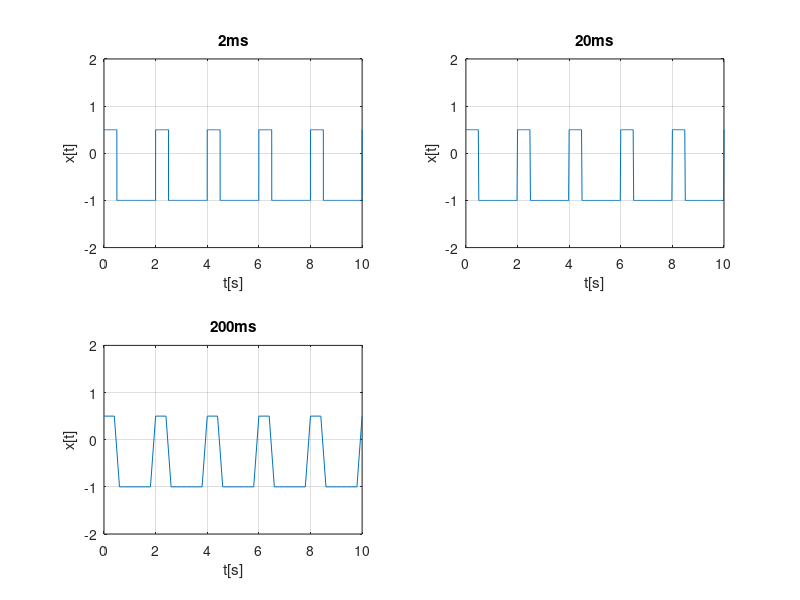

Write MATLAB code to recreate this figure.
%Tema_de_casa_Ex_1
%2ms
i=input('Cate perioade vreti sa apara in reprezentarea grafica?')%citesc de la tastatura o variabila in care sa stochez numarul de perioade pe care vrea sa le reprezint grafic
t=0:0.002:2*i;%rezolutia temporara.t este initial 0,pasul este 0.002(2ms),in final t va atinge valoarea 2(o perioada are 2s)inmultit cu numarul de perioade pe care vreau sa-l reprezint
f=0.5;%f=1/T
w=2*pi*f;%pulsatia
duty=25;%factor de umplere
nivel_maxim=0.5;
nivel_minim=-1;
a=(nivel_maxim-nivel_minim)/2;%amplitudinea semnalului si va da 0.75
cc=0.25;%componenta continua astfel incat semnalul nostru sa atinga maximul in 0,5 si minimul in -1
x=a*square(w*t,duty)-cc; %functie semnal dreptunghiular
subplot(221);%functia subplot imi imparte fereastra grafica in 4 miniferestre( o matrice cu 2 linii si 2 coloane)
plot(t,x),grid,xlabel('t[s]'),ylabel('x[t]'),axis([0 2*i -2 2]),title('2ms')
%plot-reprezentarea grafica a lui x in functie de t

%20ms
i=input('Cate perioade vreti sa apara in reprezentarea grafica?')
t=0:0.02:2*i;%se schimba pasul in 0.02(20ms)
f=0.5;%f=1/T
w=2*pi*f;%pulsatia
duty=25;%factor de umplere
nivel_maxim=0.5;
nivel_minim=-1;
a=(nivel_maxim-nivel_minim)/2;%amplitudinea semnalului si va da 0.75
cc=0.25;%componenta continua astfel incat semnalul nostru sa atinga maximul in 0,5 si minimul in -1
x=a*square(w*t,duty)-cc; %functie semnal dreptunghiular
subplot(222)%functia subplot imi imparte fereastra grafica in 4 miniferestre( o matrice cu 2 linii si 2 coloane)
plot(t,x),grid,xlabel('t[s]'),ylabel('x[t]'),axis([0 2*i -2 2]),title('20ms')
%plot-reprezentarea grafica a lui x in functie de t

%200ms
i=input('Cate perioade vreti sa apara in reprezentarea grafica?')
t=0:0.2:2*i;%rezolutie temporara
f=0.5;%f=1/T
w=2*pi*f;%pulsatia
duty=25;%factor de umplere
nivel_maxim=0.5;
nivel_minim=-1;
a=(nivel_maxim-nivel_minim)/2;%amplitudinea semnalului si va da 0.75
cc=0.25;%componenta continua astfel incat semnalul nostru sa atinga maximul in 0,5 si minimul in -1
x=a*square(w*t,duty)-cc; %functie semnal dreptunghiular
subplot(223)%functia subplot imi imparte fereastra grafica in 4 miniferestre( o matrice cu 2 linii si 2 coloane)
plot(t,x),grid,xlabel('t[s]'),ylabel('x[t]'),axis([0 2*i -2 2]),title('200ms')
%plot-reprezentarea grafica a lui x in functie de t

